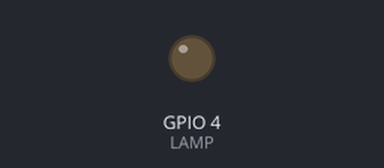
A sketch run on a simulated ESP32. Parts: output pins drawn as LEDs (lit = HIGH). WiFi joins after 1.5 s; servers stay silent unless stated; uploads are accepted with an empty reply; the camera gives no picture; what the sketch prints to the serial monitor is not drawn. At 2.1 s the program puts the board to deep sleep or switches it off; the recording ends there.

Above: at 0.1 s.
At 1.93 s:
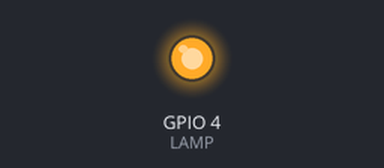
Timing chart, 0 to 2.1 s (numbered marks = the images above):
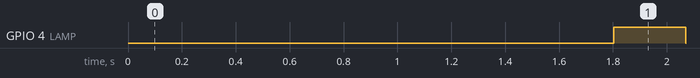

Measured:
- by itself, GPIO 4 (LAMP): LOW → HIGH at 1.8 s, → LOW 0.27 s later

The sketch:

takeAndSendImg.ino
```cpp
#include "Arduino.h"
#include "esp_camera.h"
#include "config.h"
#include <WiFi.h>
#include <WiFiClientSecure.h>
#include <base64.h>
#include <HTTPClient.h>

#define CAMERA_MODEL_AI_THINKER // Has PSRAM

//CAMERA_MODEL_AI_THINKER
#define PWDN_GPIO_NUM     32
#define RESET_GPIO_NUM    -1
#define XCLK_GPIO_NUM      0
#define SIOD_GPIO_NUM     26
#define SIOC_GPIO_NUM     27
#define Y9_GPIO_NUM       35
#define Y8_GPIO_NUM       34
#define Y7_GPIO_NUM       39
#define Y6_GPIO_NUM       36
#define Y5_GPIO_NUM       21
#define Y4_GPIO_NUM       19
#define Y3_GPIO_NUM       18
#define Y2_GPIO_NUM        5
#define VSYNC_GPIO_NUM    25
#define HREF_GPIO_NUM     23
#define PCLK_GPIO_NUM     22

#define LAMP 4

//Add these to Config.h
//#define WIFI_SSID "yourSSID"
//#define WIFI_PSD "yourPASSWORD"
//also needed: backend dataService ip:
//#define POST_URL "http://192.168.1.90:3000/api/imageUpload"

const char* ssid = WIFI_SSID;
const char* password = WIFI_PSD;

#define uS_TO_S_FACTOR 1000000ULL  /* Conversion factor for micro seconds to seconds */
#define TIME_TO_SLEEP  3600        /* Time ESP32 will go to sleep (in seconds) */

void setup() {
  Serial.begin(115200);
  Serial.setDebugOutput(true);
  Serial.println();


  camera_config_t config;
  config.ledc_channel = LEDC_CHANNEL_0;
  config.ledc_timer = LEDC_TIMER_0;
  config.pin_d0 = Y2_GPIO_NUM;
  config.pin_d1 = Y3_GPIO_NUM;
  config.pin_d2 = Y4_GPIO_NUM;
  config.pin_d3 = Y5_GPIO_NUM;
  config.pin_d4 = Y6_GPIO_NUM;
  config.pin_d5 = Y7_GPIO_NUM;
  config.pin_d6 = Y8_GPIO_NUM;
  config.pin_d7 = Y9_GPIO_NUM;
  config.pin_xclk = XCLK_GPIO_NUM;
  config.pin_pclk = PCLK_GPIO_NUM;
  config.pin_vsync = VSYNC_GPIO_NUM;
  config.pin_href = HREF_GPIO_NUM;
  config.pin_sscb_sda = SIOD_GPIO_NUM;
  config.pin_sscb_scl = SIOC_GPIO_NUM;
  config.pin_pwdn = PWDN_GPIO_NUM;
  config.pin_reset = RESET_GPIO_NUM;
  config.xclk_freq_hz = 20000000;
  config.pixel_format = PIXFORMAT_JPEG;

  pinMode(LAMP, OUTPUT);
  // if PSRAM IC present, init with UXGA resolution and higher JPEG quality
  //                      for larger pre-allocated frame buffer.
  if(psramFound()){
    config.frame_size = FRAMESIZE_CIF;
    config.jpeg_quality = 10;
    config.fb_count = 2;
  } else {
    config.frame_size = FRAMESIZE_QVGA;
    config.jpeg_quality = 12;
    config.fb_count = 1;
  }

  // camera init
  esp_err_t err = esp_camera_init(&config);
  if (err != ESP_OK) {
    Serial.printf("Camera init failed with error 0x%x", err);
    return;
  }

  WiFi.begin(ssid, password);

  while (WiFi.status() != WL_CONNECTED) {
    delay(500);
    Serial.print(".");
  }
  Serial.println("");
  Serial.println("WiFi connected");

  sendPhoto();

  //Go to sleep for one Hour
  //ESP.deepSleep(3600e6);
  esp_sleep_enable_timer_wakeup(TIME_TO_SLEEP * uS_TO_S_FACTOR);
  Serial.println("Esp wird jetzt " + String(TIME_TO_SLEEP) +
  " Sekunden schlafen");
  //toDo: check clock api to only take a picture once a day
  Serial.println("Gehe jetzt schlafen!");
  Serial.flush();
  esp_deep_sleep_start();
}


void loop(){}

void sendPhoto(){
  digitalWrite(LAMP, HIGH);
  // Capture picture
  camera_fb_t * fb = NULL;
  fb = esp_camera_fb_get();

  if(!fb) {
    Serial.println("Camera capture failed");
    return;
  } else {
    Serial.println("Camera capture OK");
  }

  size_t size = fb->len;
  String buffer = base64::encode((uint8_t *) fb->buf, fb->len);

  //String imgPayload = "{\"base64\": \"" + buffer + ",\"espID\": \"" + espID + "}";
  String imgPayload = "{\"base64\": \"" + buffer + "\",\"espID\": \"" + espID +"\"}";
  //String imgPayload = "{\"base64\":\"" + 558499999999 + ""\",\"content\":\"Just a message\",\"groupName\":\"Recipients_list\"}";

  buffer = "";
  // Uncomment this if you want to show the payload
  Serial.println(imgPayload);

  esp_camera_fb_return(fb);

  HTTPClient http;
  http.begin(POST_URL);
  http.addHeader("Content-Type", "application/json");
  int httpResponseCode = http.POST(imgPayload);
  digitalWrite(LAMP, LOW);
  if(httpResponseCode>0){
    Serial.print(httpResponseCode);
    Serial.print(" Returned String: ");
    Serial.println(http.getString());
  } else {
    Serial.print("POST Error: ");
    Serial.print(httpResponseCode);
  }
}
```

config.h
```cpp
#define WIFI_SSID "prettyFlyForAWifi24"
#define WIFI_PSD "ulmIstSchoen"
#define POST_URL "http://192.168.1.134:3000/api/imageUpload"
#define espID 101010
```
